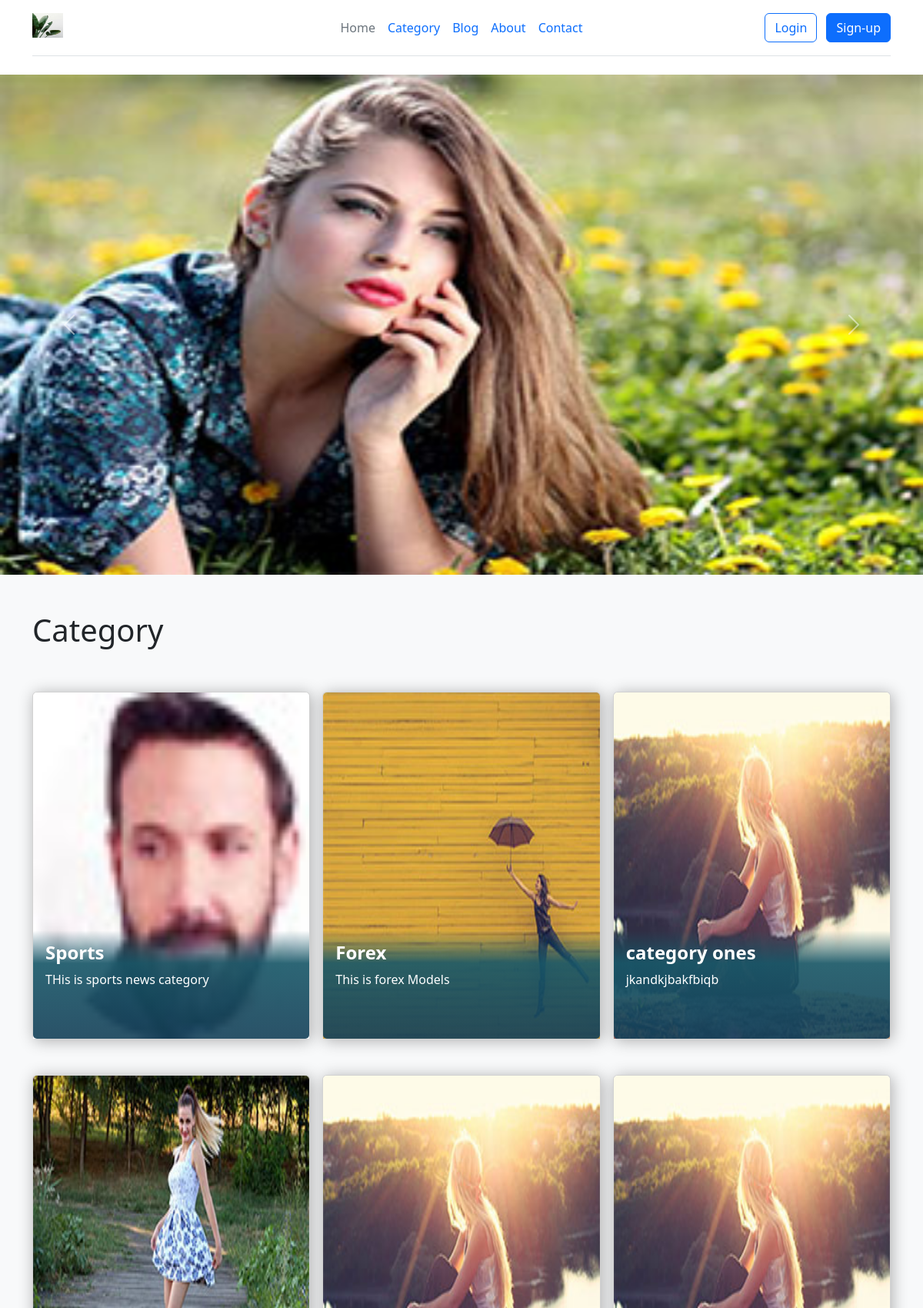
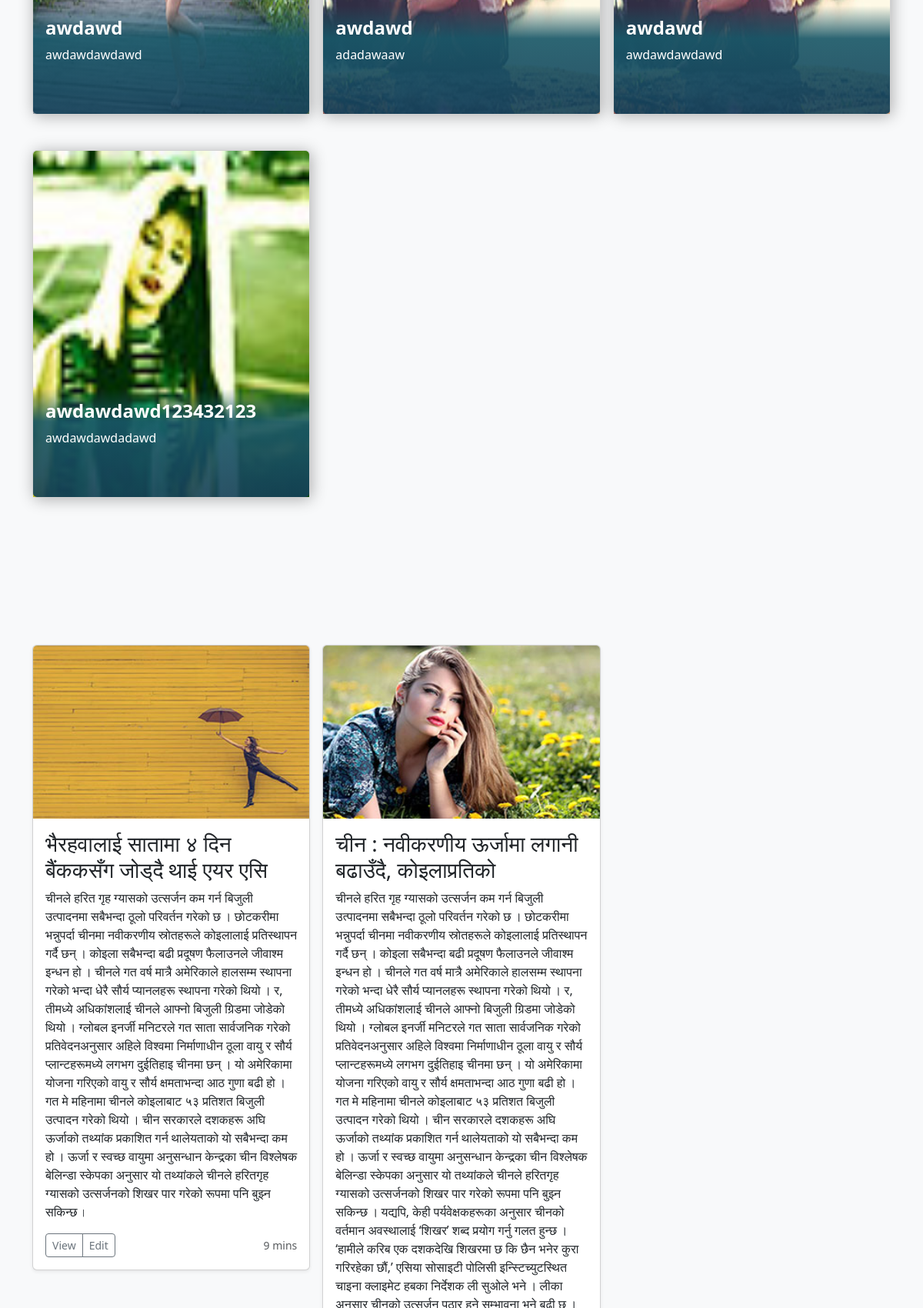
The page / (upper part) on the database its author committed (2 pictures, top to bottom).
### blog/models.py (models this page shows, shortened)
class Blog(models.Model):
    title = models.CharField(max_length=50)
    description = models.TextField()
    img = models.ImageField(upload_to="blog/", blank=True,null=True )
    category = models.ForeignKey(Category,
                                 blank=True,
                                 null=True,
                                 on_delete=models.CASCADE,)
    username = models.CharField(max_length=40, null=True, blank=True)

### category/models.py (models this page shows, shortened)
class Category(models.Model):
    title = models.CharField(max_length=50)
    description = models.TextField()
    img = models.ImageField(upload_to="category/",
                            blank=True,
                            null=True, )

### core/views.py (the view)
# urls.py: path('', views.HomePage, name='home'),
def HomePage(request):
    blogs = Blog.objects.all()
    category = Category.objects.all()
    context = {
        'blogs':blogs,
        'category':category
    }
    return render(request, "index.html",
                   {"context":context})

### templates/index.html (shortened to what this page needs)
{% include "header.html" %}
            <div id="carouselExample" class="carousel slide">
        <div class="carousel-inner">
            {% for a in context.blogs %}
            <div class="carousel-item active">
            <img src={{a.img.url}} class="d-block w-100" alt="..." style="height: 650px">
            </div>
           {% endfor %}
        </div>
        <button class="carousel-control-prev" type="button" data-bs-target="#carouselExample" data-bs-slide="prev">
            <span class="carousel-control-prev-icon" aria-hidden="true"></span>
        </button>
        <button class="carousel-control-next" type="button" data-bs-target="#carouselExample" data-bs-slide="next">
            <span class="carousel-control-next-icon" aria-hidden="true"></span>
        </button>
        </div>
<div class="album py-5 bg-body-tertiary">
  <h1 class="container">Category</h1>
    <div class="container">
      <div class="row row-cols-1 row-cols-sm-2 row-cols-md-3 g-3">
         {% for a in context.category %}
          <div class="col-md-4">
          <div class="card card-01 height-fix">
          <img class="card-img-top" src={{a.img.url}} alt="Card image cap" height="450" >
          <div class="card-img-overlay">
            <h4 class="card-title"><strong>{{a.title}}</strong></h4>
            <p class="card-text">{{a.description}}</p>
            <p class="card-text"><a href="#" class="fa fa-bookmark-o"></a><a class="fa fa-heart-o" href="#"></a></p>
          </div>
        </div>
      </div>
       {% endfor %}
    </div>
  </div>
</div>
    <div class="album py-5 bg-body-tertiary">
    <div class="container">
      <div class="row row-cols-1 row-cols-sm-2 row-cols-md-3 g-3">
        {% for a in context.blogs %}
        <div class="col">
          <div class="card shadow-sm">
            <img class="bd-placeholder-img card-img-top" width="100%" height="225" src={{a.img.url}} role="img" aria-label="Placeholder: Thumbnail" preserveAspectRatio="xMidYMid slice" focusable="false">
            <div class="card-body">
            <h3>{{a.title}}</h3>
              <p class="card-text">{{a.description}}</p>
              <div class="d-flex justify-content-between align-items-center">
                <div class="btn-group">
                  <a href={% url 'singleblog' pk=a.id %} type="button" class="btn btn-sm btn-outline-secondary">View</a>
                  <button type="button" class="btn btn-sm btn-outline-secondary">Edit</button>
                </div>
                <small class="text-body-secondary">9 mins</small>
              </div>
            </div>
          </div>
        </div>
        {% endfor %}
      </div>
    </div>
  </div>
{% include "footer.html" %}

### static/css/style.css (style rules this page uses)
.card { box-shadow:2px 2px 20px rgba(0,0,0,0.3); border:none; margin-bottom:30px; }
.card-01.height-fix .card-img-overlay { top:unset; color:#fff; background: -moz-linear-gradient(top, rgba(26,96,111,0) 0%, rgba(26,96,111,0) 1%, rgba(24,87,104,0.91) 31%, rgba(21,65,89,0.91) 100%); background: -webkit-linear-gradient(top, rgba(26,96,111,0) 0%,rgba(26,96,111,0) 1%,rgba(24,87,104,0.91) 31%,rgba(21,65,89,0.91) 100%); background: linear-gradient(to bottom, rgba(26,96,111,0) 0%,rgba(26,96,111,0) 1%,rgba(24,87,104,0.91) 31%,rgba(21,65,89,0.91) 100%); filter: progid:DXImageTransform.Microsoft.gradient( startColorstr='#001a606f', endColorstr='#e8154159',GradientType=0 ); }
body { background: #fff; font-family: 'PT Sans', sans-serif; }
a { color: #333; }
.card { border: 0.40rem solid #f8f9fa; top: 10%; }
.btn { padding: 0.6rem 1.2rem; background: #da5767; border: 2px solid #da5767; }

### rows shown on the page
Blog: img (picture), title "चीन : नवीकरणीय ऊर्जामा लगानी बढाउँदै, कोइलाप्रतिको"
Category: img (picture), title "Sports", description "THis is sports news category"
Category: img (picture), title "Forex", description "This is forex Models"
Category: img (picture), title "category ones", description "jkandkjbakfbiqb"
Category: img (picture), title "awdawd", description "awdawdawdawd"
Category: img (picture), title "awdawd", description "adadawaaw"
Category: img (picture), title "awdawd", description "awdawdawdawd"
Category: img (picture), title "awdawdawd123432123", description "awdawdawdadawd"
Blog: img (picture), title "भैरहवालाई सातामा ४ दिन बैंककसँग जोड्दै थाई एयर एसि", description "चीनले हरित गृह ग्यासको उत्सर्जन कम गर्न बिजुली उत्पादनमा सबैभन्दा ठूलो परिवर्तन गरेको छ । छोटकरीमा भन्नुपर्दा चीनमा नवीकरणीय स्रोतहरूले कोइलालाई प्रतिस्थापन गर्दै छन् । कोइला सबैभन्दा बढी प्रदूषण फैलाउनले जीवाश्म इन्धन हो । चीनले गत वर्ष मात्रै अमेरिकाले हालसम्म स्थापना गरेको भन्दा धेरै सौर्य प्यानलहरू स्थापना गरेको थियो । र, तीमध्ये अधिकांशलाई चीनले आफ्नो बिजुली ग्रिडमा जोडेको थियो । ग्लोबल इनर्जी मनिटरले गत साता सार्वजनिक गरेको प्रतिवेदनअनुसार अहिले विश्वमा निर्माणाधीन ठूला वायु र सौर्य प्लान्टहरूमध्ये लगभग दुईतिहाइ चीनमा छन् । यो अमेरिकामा योजना गरिएको वायु र सौर्य क्षमताभन्दा आठ गुणा बढी हो । गत मे महिनामा चीनले कोइलाबाट ५३ प्रतिशत बिजुली उत्पादन गरेको थियो । चीन सरकारले दशकहरू अघि…"
